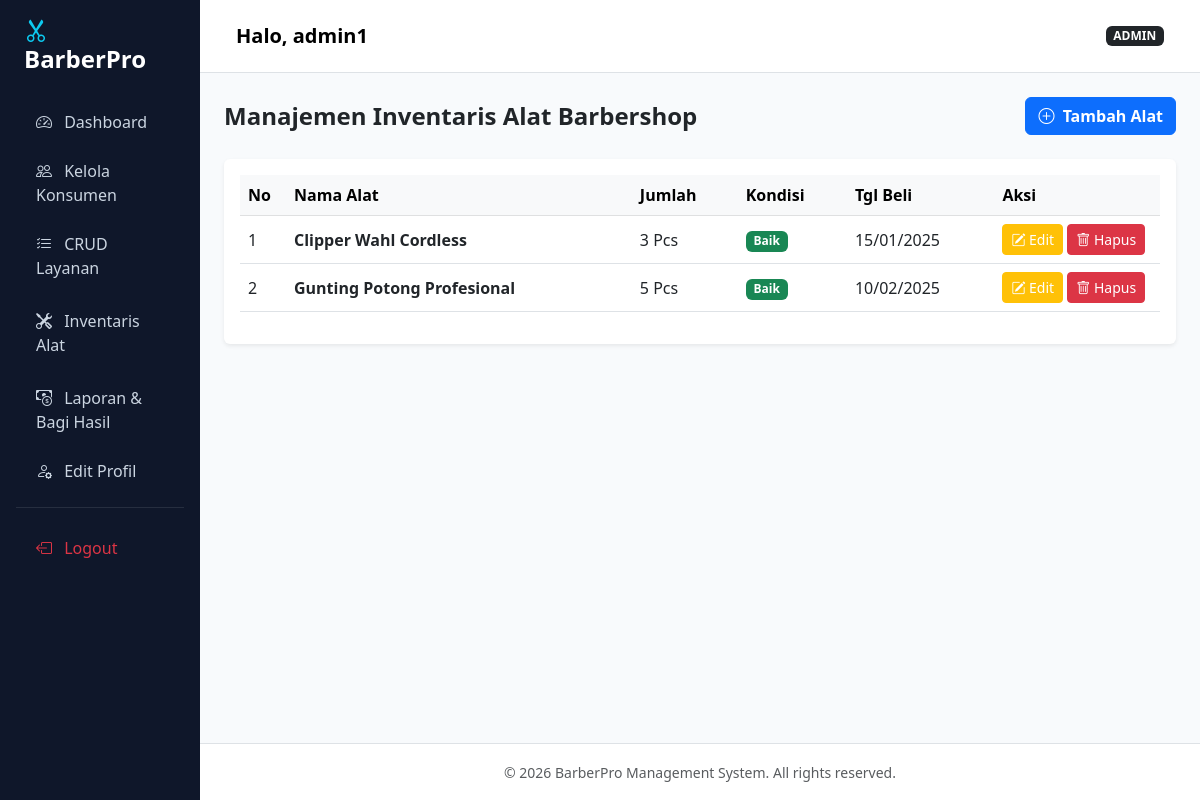
Screenshot of /admin/alat.php (signed in) with the database file from the repository.
### tables this page shows
CREATE TABLE IF NOT EXISTS `alat` (
  `id` int NOT NULL AUTO_INCREMENT,
  `nama_alat` varchar(100) NOT NULL,
  `jumlah` int NOT NULL,
  `kondisi` enum('Baik','Perlu Perawatan','Rusak') NOT NULL DEFAULT 'Baik',
  `tanggal_beli` date NOT NULL,
  PRIMARY KEY (`id`)
);

### admin/alat.php (the view, shortened to what this page needs)
<?php
require '../config/koneksi.php';
include '../includes/header.php';
include '../includes/sidebar.php';
?>
<div class="d-flex justify-content-between align-items-center mb-4">
    <h4 class="fw-bold mb-0">Manajemen Inventaris Alat Barbershop</h4>
    <button class="btn btn-primary fw-semibold" data-bs-toggle="modal" data-bs-target="#modalTambah">
        <i class="bi bi-plus-circle me-1"></i> Tambah Alat
    </button>
</div>
<div class="card border-0 shadow-sm">
    <div class="card-body">
        <table class="table table-hover align-middle">
            <thead class="table-light">
                <tr>
                    <th width="5%">No</th>
                    <th>Nama Alat</th>
                    <th>Jumlah</th>
                    <th>Kondisi</th>
                    <th>Tgl Beli</th>
                    <th width="18%">Aksi</th>
                </tr>
            </thead>
            <tbody>
                <?php
                $no = 1;
                $query = mysqli_query($conn, "SELECT * FROM alat");
                if (mysqli_num_rows($query) == 0):
                ?>
                    <tr><td colspan="6" class="text-center text-muted py-4">Belum ada data alat inventaris.</td></tr>
                <?php else: while ($a = mysqli_fetch_assoc($query)): ?>
                    <tr>
                        <td><?= $no++; ?></td>
                        <td class="fw-semibold"><?= htmlspecialchars($a['nama_alat']); ?></td>
                        <td><?= $a['jumlah']; ?> Pcs</td>
                        <td>
                            <span class="badge bg-<?= $a['kondisi'] == 'Baik' ? 'success' : ($a['kondisi'] == 'Perlu Perbaikan' ? 'warning text-dark' : 'danger'); ?>">
                                <?= $a['kondisi']; ?>
                            </span>
                        </td>
                        <td><?= $a['tanggal_beli'] ? date('d/m/Y', strtotime($a['tanggal_beli'])) : '-'; ?></td>
                        <td>
                            <button class="btn btn-sm btn-warning text-white" data-bs-toggle="modal" data-bs-target="#modalEdit<?= $a['id']; ?>">
                                <i class="bi bi-pencil-square"></i> Edit
                            </button>
                            <a href="alat.php?hapus=<?= $a['id']; ?>" class="btn btn-sm btn-danger" onclick="return confirm('Yakin ingin menghapus alat ini?')">
                                <i class="bi bi-trash"></i> Hapus
                            </a>
                        </td>
                    </tr>
                <?php endwhile; endif; ?>
            </tbody>
        </table>
    </div>
</div>
<?php include '../includes/footer.php'; ?>

### includes/header.php (style rules this page uses)
body { background-color: #f8fafc; font-family: 'Segoe UI', Tahoma, Geneva, Verdana, sans-serif; }

### rows the page displays
alat: nama_alat "Clipper Wahl Cordless", jumlah "3", kondisi "Baik", tanggal_beli "15/01/2025"
alat: nama_alat "Gunting Potong Profesional", jumlah "5", kondisi "Baik", tanggal_beli "10/02/2025"

### other values shown
$_SESSION['nama'] "admin1"
$_SESSION['role'] "ADMIN"
